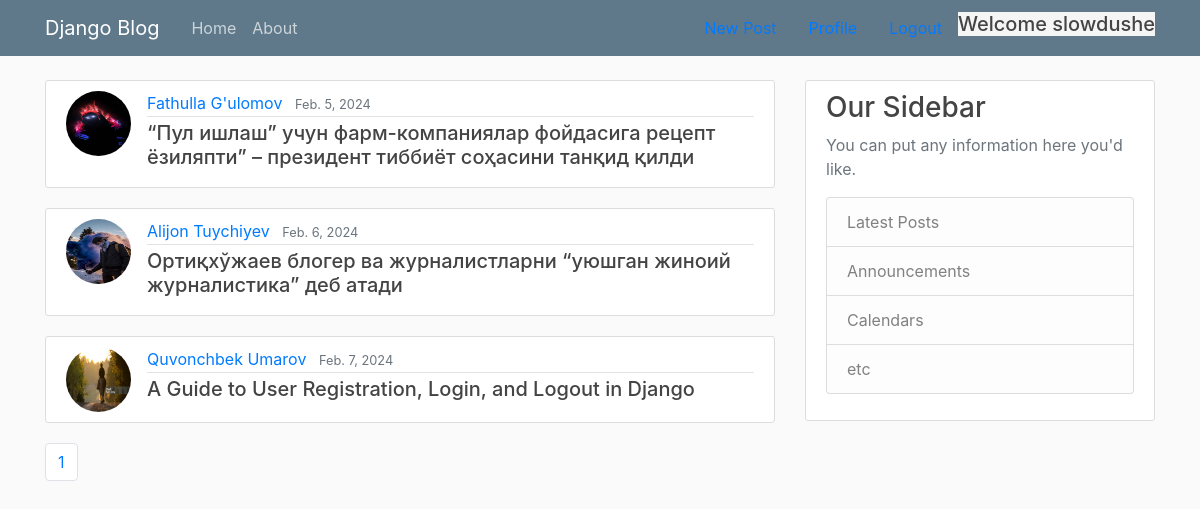
The app's page / (signed in) with its own data.
### blog/models.py (models this page shows, shortened)
class AbstractBaseModel(models.Model):
    created_at = models.DateTimeField(auto_now_add=True)
    updated_at = models.DateTimeField(auto_now=True)
    class Meta:
        abstract = True

class User(AbstractUser, AbstractBaseModel):
    avatar = models.ImageField(upload_to='avatars/', null=True, default='avatars/default/logo.png')

class Post(AbstractBaseModel):
    title = models.CharField(max_length=120)
    content = models.TextField()
    publisher_at = models.DateField()
    is_active = models.BooleanField(default=False)
    author = models.ForeignKey("User", models.CASCADE, "posts")

### blog/views.py (the view)
# urls.py: path('', HomePageView.as_view(),                                        name='home'),
class HomePageView(View):
    def get(self, request):
        if request.user.is_authenticated:
            posts = Post.objects.exclude(author=request.user)
        else:
            posts = Post.objects.all()
        posts = posts.filter(is_active=True).order_by('id')
        page = request.GET.get('page', 1)
        size  = request.GET.get('size', 4)
        paginator = Paginator(posts.order_by('id'), size)
        page_obj = paginator.page(page)
        return render(request, 'blog/home.html', {
            "page_obj":page_obj,
        })

### blog/templates/blog/home.html (shortened to what this page needs)
{% extends 'blog/base.html' %}
{% load static %}
{% block content %}
    <main role="main" class="container">
      <div class="row">
        <div class="col-md-8">
            {% for post in page_obj.object_list %}
            <article class="media content-section">
                <a href="{{ post.author.avatar.url }}">
                  <img class="rounded-circle article-img" src="{{ post.author.avatar.url }}">
                </a>
                <div class="media-body">
                  <div class="article-metadata">
                    <a class="mr-2" href="{% url 'user_posts' %}">{{ post.author.first_name }} {{ post.author.last_name }}</a>
                    <small class="text-muted">{{ post.publisher_at }}</small>
                  </div>
                  <h5><a class="article-title" href="{% url 'post_detail' post.id %}">{{ post.title }}</a></h5>
                </div>
            </article>
            {% endfor %}
        </div>
        {% include 'blog/base_last_post.html' %}
      </div>
      {% include 'blog/base_paginator.html' %}
    </main>
{% endblock %}

### blog/templates/blog/base.html (shortened to what this page needs)
{% load static %}
<!DOCTYPE html>
<html>
<head>
    <link rel="stylesheet" href="https://maxcdn.bootstrapcdn.com/bootstrap/4.0.0/css/bootstrap.min.css">
    <link rel="stylesheet" type="text/css" href="{% static 'blog/main.css' %}">
</head>
<body>
    <header class="site-header">
      <nav class="navbar navbar-expand-md navbar-dark bg-steel fixed-top">
        <div class="container">
          <a class="navbar-brand mr-4" href="{% url 'home' %}">Django Blog</a>
          <div class="collapse navbar-collapse" id="navbarToggle">
            <div class="navbar-nav mr-auto">
              <a class="nav-item nav-link" href="{% url 'home' %}">Home</a>
              <a class="nav-item nav-link" href="{% url 'about' %}">About</a>
            </div>
              {% if request.user.is_authenticated %}
                <a class="nav-item nav-link" href="{% url 'post_form' %}">New Post</a>
                <a class="nav-item nav-link" href="{% url 'profile' %}">Profile</a>
                <a class="nav-item nav-link" href="{% url 'logout' %}">Logout</a>
                <h5 style="background-color: whitesmoke">Welcome {{ request.user }}</h5>
              {% else %}
                <a class="nav-item nav-link" href="{% url 'login' %}">Login</a>
                <a class="nav-item nav-link" href="{% url 'register' %}">Register</a>
              {% endif %}
          </div>
        </div>
      </nav>
    </header>
    {% block content %}
    {% endblock %}
</body>
</html>

### blog/static/blog/main.css (style rules this page uses)
body { background: #fafafa; color: #333333; margin-top: 5rem; }
h1, h2, h3, h4, h5, h6 { color: #444444; }
.bg-steel { background-color: #5f788a; }
.site-header .navbar-nav .nav-link { color: #cbd5db; }
.content-section { background: #ffffff; padding: 10px 20px; border: 1px solid #dddddd; border-radius: 3px; margin-bottom: 20px; }
.article-title { color: #444444; }
.article-img { height: 65px; width: 65px; margin-right: 16px; }
.article-metadata { padding-bottom: 1px; margin-bottom: 4px; border-bottom: 1px solid #e3e3e3 }

### records on screen
User: user "slowdushe"
Post: author.avatar (picture), author.first_name "Fathulla", author.last_name "G'ulomov", publisher_at "Feb. 5, 2024", title "“Пул ишлаш” учун фарм-компаниялар фойдасига рецепт ёзиляпти” – президент тиббиёт соҳасини танқид қилди"
Post: author.avatar (picture), author.first_name "Alijon", author.last_name "Tuychiyev", publisher_at "Feb. 6, 2024", title "Ортиқхўжаев блогер ва журналистларни “уюшган жиноий журналистика” деб атади"
Post: author.avatar (picture), author.first_name "Quvonchbek", author.last_name "Umarov", publisher_at "Feb. 7, 2024", title "A Guide to User Registration, Login, and Logout in Django"

### other values on screen
{{ page_obj.number }} "1"
